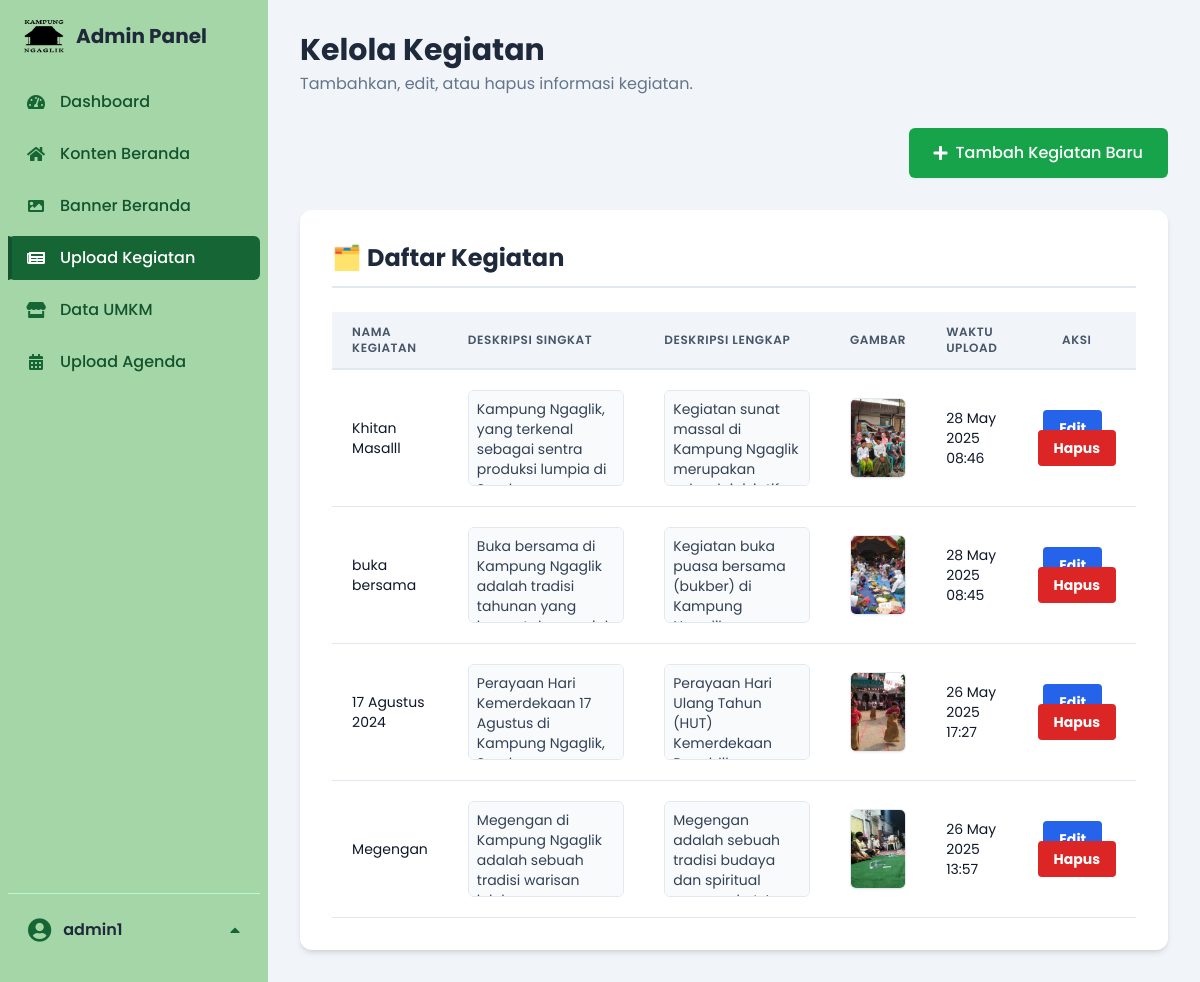
/admin/uploud_berita.php (signed in), run on the app's committed database.
### tables this page shows
CREATE TABLE `berita` (
  `id` int NOT NULL,
  `judul` varchar(255) NOT NULL,
  `deskripsi` text NOT NULL,
  `gambar` varchar(255) NOT NULL,
  `created_at` timestamp NULL DEFAULT CURRENT_TIMESTAMP,
  `deskripsi_singkat` text NOT NULL
);

### admin/uploud_berita.php (the view, shortened to what this page needs)
<?php
include '../koneksi/koneksi.php';
include 'header.php';
?>
<div class="header-title mb-8">
    <h1 class="text-3xl font-bold text-slate-800">
        Kelola Kegiatan
    </h1>
    <p class="text-slate-500 mt-1">Tambahkan, edit, atau hapus informasi kegiatan.</p>
</div>
<div class="mb-8 text-right">
    <a href="tambah_berita.php" class="inline-flex items-center px-6 py-3 border border-transparent text-base font-medium rounded-md shadow-sm text-white bg-green-600 hover:bg-green-700 focus:outline-none focus:ring-2 focus:ring-offset-2 focus:ring-green-500 transition duration-150 ease-in-out">
        <i class="fas fa-plus mr-2"></i> Tambah Kegiatan Baru
    </a>
</div>
<div class="bg-white p-6 sm:p-8 rounded-xl shadow-md">
    <h2 class="text-2xl font-bold text-slate-800 mb-6 border-b-2 border-slate-200 pb-3">🗂️ Daftar Kegiatan</h2>
    <div class="overflow-x-auto">
        <table class="min-w-full leading-normal">
            <thead>
                <tr>
                    <th class="px-5 py-3 border-b-2 border-slate-200 bg-slate-100 text-left text-xs font-semibold text-slate-600 uppercase tracking-wider">
                        Nama Kegiatan
                    </th>
                    <th class="px-5 py-3 border-b-2 border-slate-200 bg-slate-100 text-left text-xs font-semibold text-slate-600 uppercase tracking-wider w-1/4">
                        Deskripsi Singkat
                    </th>
                    <th class="px-5 py-3 border-b-2 border-slate-200 bg-slate-100 text-left text-xs font-semibold text-slate-600 uppercase tracking-wider w-1/4">
                        Deskripsi Lengkap
                    </th>
                    <th class="px-5 py-3 border-b-2 border-slate-200 bg-slate-100 text-left text-xs font-semibold text-slate-600 uppercase tracking-wider">
                        Gambar
                    </th>
                    <th class="px-5 py-3 border-b-2 border-slate-200 bg-slate-100 text-left text-xs font-semibold text-slate-600 uppercase tracking-wider">
                        Waktu Upload
                    </th>
                    <th class="px-5 py-3 border-b-2 border-slate-200 bg-slate-100 text-center text-xs font-semibold text-slate-600 uppercase tracking-wider">
                        Aksi
                    </th>
                </tr>
            </thead>
            <tbody>
                <?php
                $q = mysqli_query($conn, "SELECT * FROM berita ORDER BY id DESC");
                if (mysqli_num_rows($q) > 0) {
                    while ($data = mysqli_fetch_assoc($q)) {
                ?>
                        <tr>
                            <td class="px-5 py-5 border-b border-slate-200 bg-white text-sm">
                                <p class="text-slate-900 whitespace-no-wrap"><?= htmlspecialchars($data['judul']) ?></p>
                            </td>
                            <td class="px-5 py-5 border-b border-slate-200 bg-white text-sm">
                                <div class="max-h-24 overflow-y-auto p-2 border border-slate-200 rounded-md bg-slate-50 text-slate-700">
                                    <?= nl2br(htmlspecialchars($data['deskripsi_singkat'])) ?>
                                </div>
                            </td>
                            <td class="px-5 py-5 border-b border-slate-200 bg-white text-sm">
                                <div class="max-h-24 overflow-y-auto p-2 border border-slate-200 rounded-md bg-slate-50 text-slate-700">
                                    <?= nl2br(htmlspecialchars($data['deskripsi'])) ?>
                                </div>
                            </td>
                            <td class="px-5 py-5 border-b border-slate-200 bg-white text-sm">
                                <img src="../image/<?= htmlspecialchars($data['gambar']) ?>" alt="Gambar Berita" class="w-20 h-20 object-cover rounded-md shadow-sm border border-slate-200">
                            </td>
                            <td class="px-5 py-5 border-b border-slate-200 bg-white text-sm">
                                <p class="text-slate-900 whitespace-no-wrap"><?= date("d M Y H:i", strtotime($data['created_at'])) ?></p>
                            </td>
                            <td class="px-5 py-5 border-b border-slate-200 bg-white text-sm text-center whitespace-no-wrap">
                                <a href="edit_berita.php?id=<?= $data['id'] ?>" class="bg-blue-600 hover:bg-blue-700 text-white font-bold py-2 px-4 rounded transition duration-150 ease-in-out mr-2">Edit</a>
                                <a href="berita_admin.php?hapus=<?= $data['id'] ?>" class="bg-red-600 hover:bg-red-700 text-white font-bold py-2 px-4 rounded transition duration-150 ease-in-out" onclick="return confirm('Yakin ingin menghapus berita ini?')">Hapus</a>
                            </td>
                        </tr>
                <?php
                    }
                } else {
                ?>
                    <tr>
                        <td colspan="6" class="px-5 py-5 border-b border-slate-200 bg-white text-center text-sm text-slate-500">Belum ada berita atau kegiatan yang diunggah.</td>
                    </tr>
                <?php
                }
                ?>
            </tbody>
        </table>
    </div>
</div>
</main>
</div>
</body>
</html>

### admin/header.php (style rules this page uses)
body, .main-content { font-family: 'Poppins', sans-serif; }

### data on the page
berita: judul "Khitan Masalll", deskripsi_singkat "Kampung Ngaglik, yang terkenal sebagai sentra produksi lumpia di…", deskripsi "Kegiatan sunat massal di Kampung Ngaglik merupakan…", gambar (picture), created_at "28 May 2025 08:46"
berita: judul "buka bersama", deskripsi_singkat "Buka bersama di Kampung Ngaglik adalah tradisi tahunan yang…", deskripsi "Kegiatan buka puasa bersama (bukber) di Kampung…", gambar (picture), created_at "28 May 2025 08:45"
berita: judul "17 Agustus 2024", deskripsi_singkat "Perayaan Hari Kemerdekaan 17 Agustus di Kampung Ngaglik,…", deskripsi "Perayaan Hari Ulang Tahun (HUT) Kemerdekaan…", gambar (picture), created_at "26 May 2025 17:27"
berita: judul "Megengan", deskripsi_singkat "Megengan di Kampung Ngaglik adalah sebuah tradisi warisan…", deskripsi "Megengan adalah sebuah tradisi budaya dan spiritual…", gambar (picture), created_at "26 May 2025 13:57"

### other printed values
$item['title'] "Dashboard"
$item['title'] "Konten Beranda"
$item['title'] "Banner Beranda"
$item['title'] "Upload Kegiatan"
$item['title'] "Data UMKM"
$item['title'] "Upload Agenda"
$_SESSION['admin_name'] "admin1"
